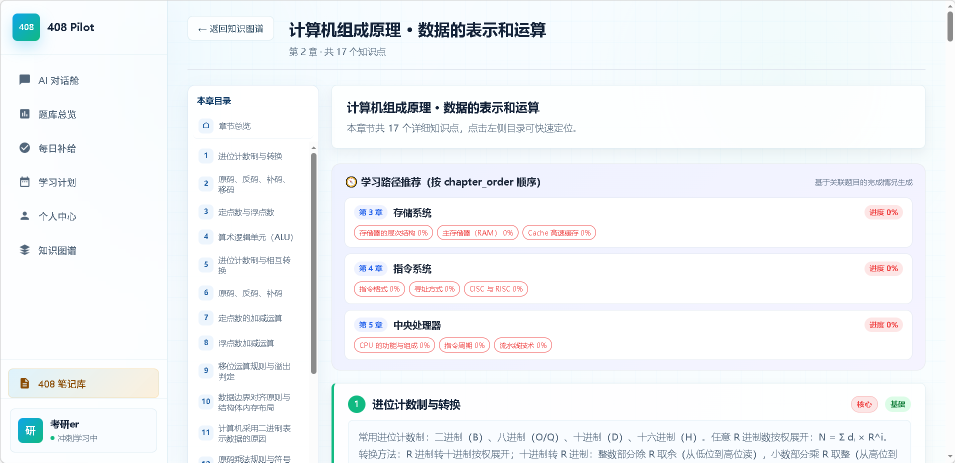
#> input picture tupian/20e47d771e46054dc8669ce1d9b21a6.png, 1910 x 925 px (shown at 1/2 size)
$ python -i process_one.py   (imports and definitions only)
#> lines starting #> are read from the running program, lines starting #| are printed output that depends on the picture; after the words box and inside, x2 and y2 are one past the last pixel; in counts of white or black regions, pixels touching at a corner belong together
#> further down, picture is the input picture: shape (925, 1910, 3); mean B, G, R 247.8, 245.2, 242.4
# -*- coding: utf-8 -*-
"""处理单个 PDF"""
import sys
import os
import fitz
import cv2
import numpy as np


def remove_watermarks_from_image(bgr):
    out = bgr.copy()
    h, w = out.shape[:2]
    # 紫色角标 - 颜色 BGR(231,213,225) 浅紫
    # 在四个角都检测
    lower_bgr = np.array([215, 195, 210])
    upper_bgr = np.array([245, 230, 245])
    badge_mask = cv2.inRange(out, lower_bgr, upper_bgr)
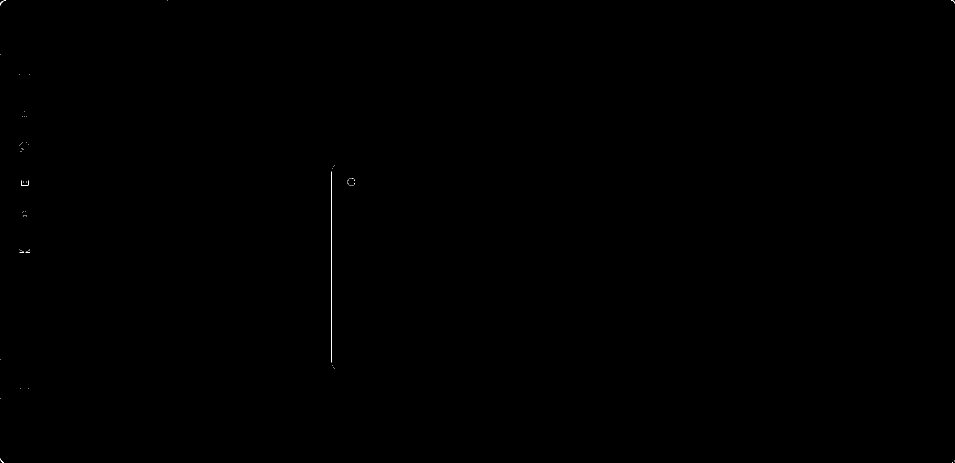
#> badge_mask: shape (925, 1910) (shown at 1/2 size); 0.03% white in thin lines or dots

    # 检查所有四个角
    for corner_name, (y_slice, x_slice) in [
        ('TL', (slice(0, int(h*0.10)), slice(0, int(w*0.22)))),
        ('TR', (slice(0, int(h*0.10)), slice(int(w*0.78), w))),
        ('BL', (slice(int(h*0.90), h), slice(0, int(w*0.22)))),
        ('BR', (slice(int(h*0.90), h), slice(int(w*0.78), w))),
    ]:
        region_mask = np.zeros_like(badge_mask)
        region_mask[y_slice, x_slice] = 255
        local = cv2.bitwise_and(badge_mask, region_mask)
        n, labels, stats, _ = cv2.connectedComponentsWithStats(local, connectivity=8)
        if n > 1:
            # 找最大连通区域
            best_i = max(range(1, n), key=lambda i: stats[i, cv2.CC_STAT_AREA])
            area = stats[best_i, cv2.CC_STAT_AREA]
            if area > 500:  # 至少要有一定大小
                # 扩展区域以覆盖黑色文字
                x, y, ww, hh = stats[best_i, :4]
                pad = 8
                x0 = max(0, x - pad)
                y0 = max(0, y - pad)
                x1 = min(w, x + ww + pad)
                y1 = min(h, y + hh + pad)
                out[y0:y1, x0:x1] = (255, 255, 255)
#> this loop made 4 passes
#> (n, best_i, area) on pass 1: (4, 1, 21)
#> pass 1, in remove_watermarks_from_image, `local = cv2.bitwise_and(badge_mask, region_mask)`:
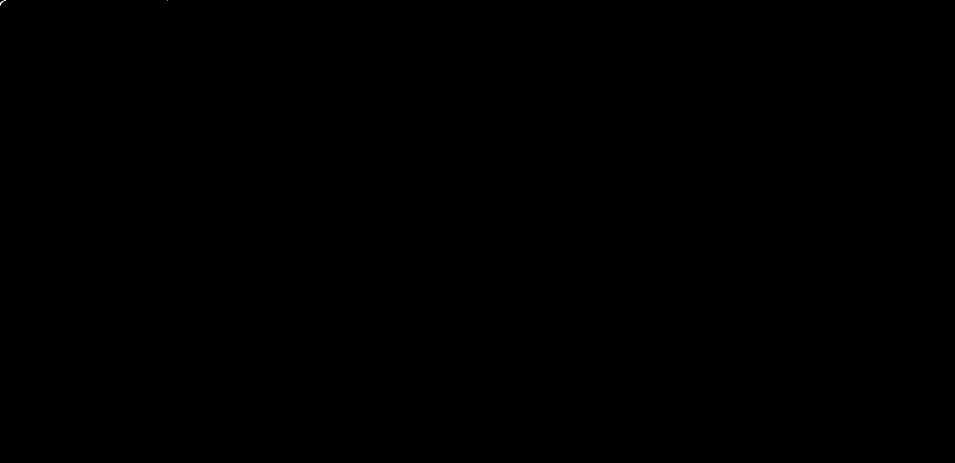
#> local: shape (925, 1910) (shown at 1/2 size); 0% white in thin lines or dots, all inside (x1, y1, x2, y2) = (0, 0, 335, 11)
#> after the loop:
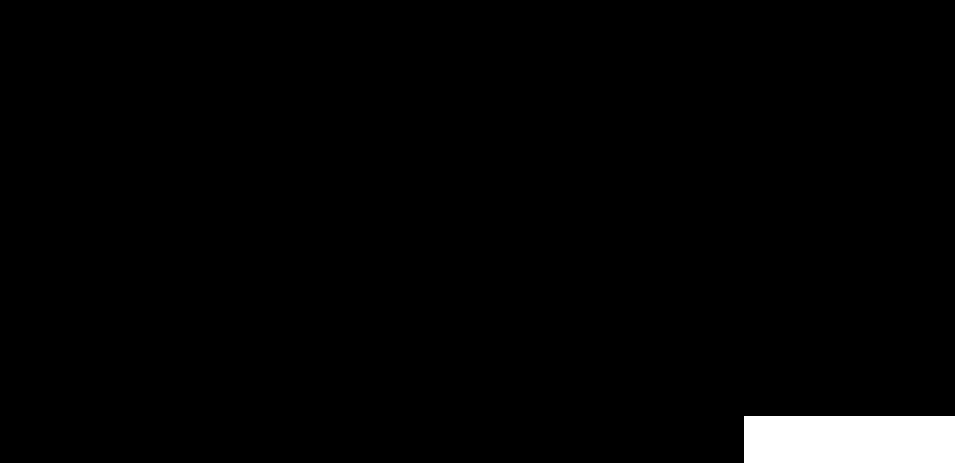
#> region_mask: shape (925, 1910) (shown at 1/2 size); 2.2% white; 1 white region, box (x1, y1, x2, y2) and area: (1489, 832, 1910, 925) 39153

    # 背景水印 - 浅灰度 (200-254) + 低色差
    b, g, r = cv2.split(out.astype(np.int16))
    color_diff = (np.maximum(np.maximum(r, g), b) - np.minimum(np.minimum(r, g), b))
    gray = cv2.cvtColor(out, cv2.COLOR_BGR2GRAY)
    # 直接定位水印像素 (不连接 - 避免形态学闭运算覆盖文字)
    # 1) 浅灰色水印 (218-254, cd<=8)
    wm_mask_gray = ((gray >= 218) & (gray <= 254) & (color_diff <= 8))
#> wm_mask_gray: shape (925, 1910) bool; 42.7% white; 5210 white regions (4698 under 20 px), largest, box (x1, y1, x2, y2) and area: (1, 110, 334, 719) 197531, (664, 171, 1850, 296) 140551, (697, 841, 1821, 925) 84914
    # 2) 蓝/紫色调水印 (B-R>=5, gray 80-230) - 排除纯黑文字
    wm_mask_blue = ((b - r >= 5) & (gray >= 80) & (gray <= 230))
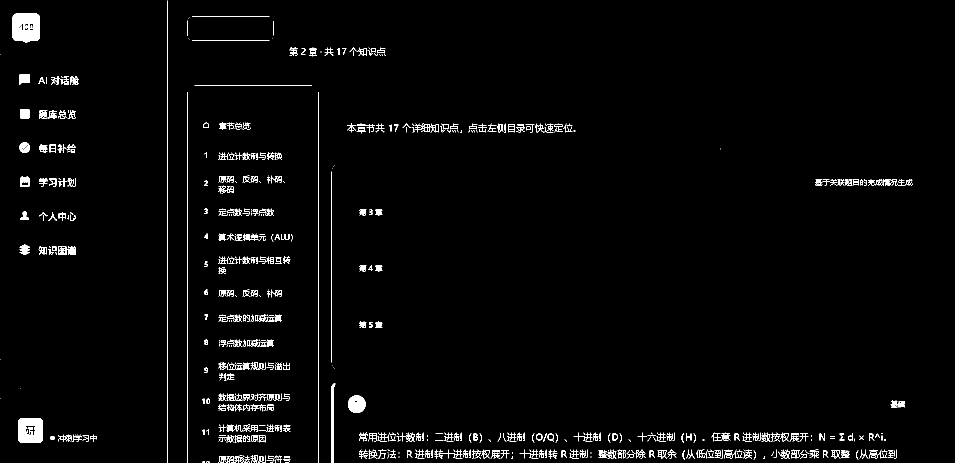
#> wm_mask_blue: shape (925, 1910) bool (shown at 1/2 size); 2.1% white; 727 white regions (312 under 20 px), largest, box (x1, y1, x2, y2) and area: (25, 27, 80, 85) 2757, (36, 836, 86, 886) 2220, (696, 791, 731, 826) 963
    wm_mask = wm_mask_gray | wm_mask_blue
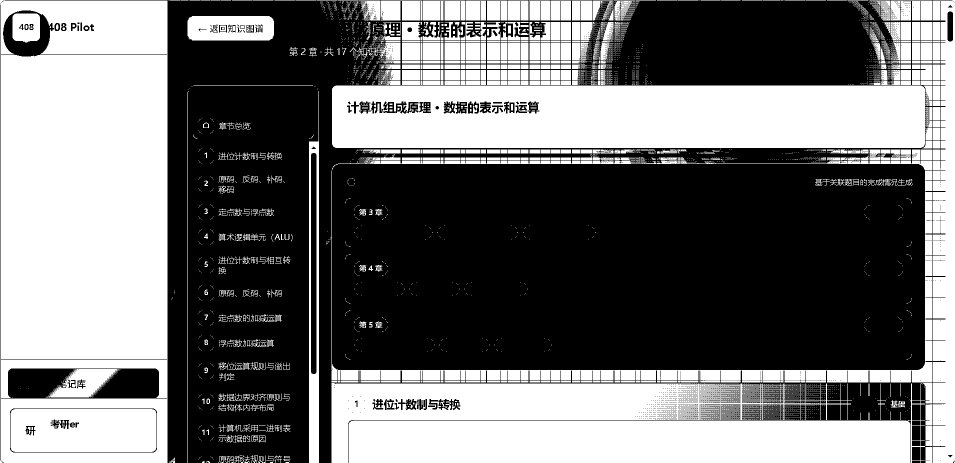
#> wm_mask: shape (925, 1910) bool (shown at 1/2 size); 44.7% white; 5353 white regions (4731 under 20 px), largest, box (x1, y1, x2, y2) and area: (0, 0, 335, 925) 256157, (664, 171, 1850, 296) 142957, (697, 841, 1821, 925) 94371

    # 找连通区域 (基于原始 mask，不做形态学)
    wm_mask_u8 = (wm_mask.astype(np.uint8)) * 255
    n, labels, stats, _ = cv2.connectedComponentsWithStats(wm_mask_u8, connectivity=8)
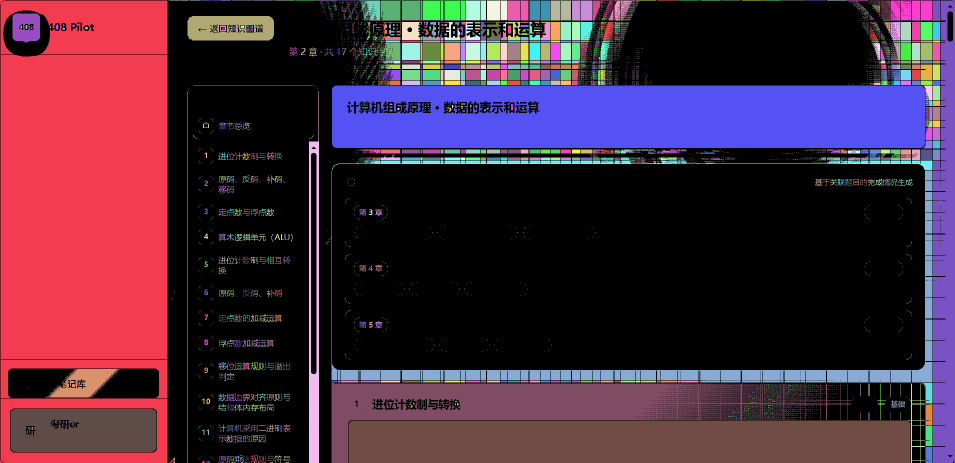
#> labels: shape (925, 1910) int32 (shown at 1/2 size); 5354 distinct labels, from 0 to 5353; one colour per label, 0 black
#> n = 5354
    if n > 1:
        for i in range(1, n):
            x, y, ww, hh, area = stats[i]
            if area < 300:  # 跳过太小的噪点
                continue
            # 检查是否在页面中间区域 (避免删除页眉页脚背景)
            cx = x + ww/2
            cy = y + hh/2
            if not (w*0.05 < cx < w*0.95 and h*0.10 < cy < h*0.90):
                continue
            # 移除此区域
            final_mask = (labels == i)
            out[final_mask] = (255, 255, 255)
#> this loop made 5353 passes
#> (x, y, ww, hh, area) on passes 3, 5, 8: (339, 1, 21, 1, 21), (379, 1, 21, 1, 21), (441, 1, 21, 1, 21)
#> pass 1, in remove_watermarks_from_image, `final_mask = (labels == i)`:
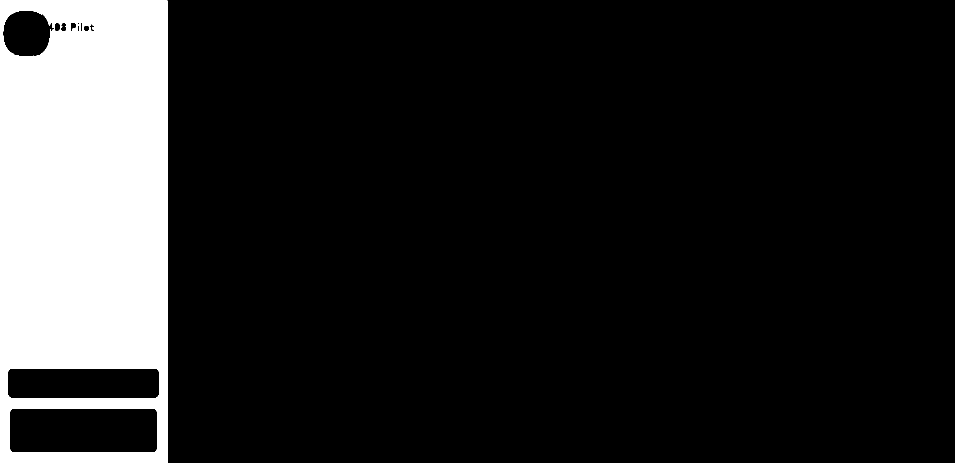
#> final_mask: shape (925, 1910) bool (shown at 1/2 size); 14.5% white; 1 white region, box (x1, y1, x2, y2) and area: (0, 0, 335, 925) 256157
    return out


# [101 lines left out: functions redact_text, process_pdf, not called in this run]


# [27 lines not run here, left out]

>>> import cv2
>>> picture = cv2.imread('tupian/20e47d771e46054dc8669ce1d9b21a6.png')
>>> result = remove_watermarks_from_image(picture)

$ run again, on tupian/26677f333c01a0b5fe833ce975a18cd.png
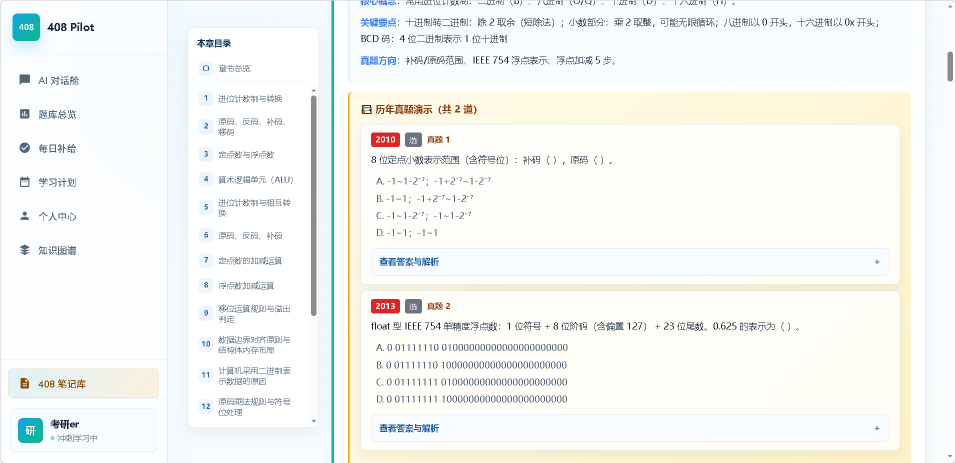
#> input picture tupian/26677f333c01a0b5fe833ce975a18cd.png, 1910 x 925 px (shown at 1/2 size)
#> picture is the input picture: shape (925, 1910, 3); mean B, G, R 243.7, 246.3, 244.9
#> badge_mask: shape (925, 1910); 0.01% white in thin lines or dots
#> the loop in remove_watermarks_from_image, `for corner_name, (y_slice, x_slice) in [ ('TL', (slice(0, int(h*0.10))..` made 4 passes
#> (n, best_i, area) on pass 1: (4, 1, 21)
#> wm_mask_gray: shape (925, 1910) bool; 67.2% white; 2173 black regions (1672 under 20 px), largest, box (x1, y1, x2, y2) and area: (0, 0, 1904, 925) 320569, (696, 183, 1822, 925) 208444, (622, 191, 633, 632) 4831
#> wm_mask_blue: shape (925, 1910) bool; 2.5% white; 701 white regions (295 under 20 px), largest, box (x1, y1, x2, y2) and area: (663, 1, 668, 925) 4620, (25, 27, 80, 85) 2757, (36, 836, 86, 886) 2220
#> wm_mask: shape (925, 1910) bool; 69.7% white; 2073 black regions (1775 under 20 px), largest, box (x1, y1, x2, y2) and area: (9, 0, 1904, 925) 278401, (696, 183, 1822, 925) 204104, (2, 737, 334, 797) 13265
#> in remove_watermarks_from_image, `n, labels, stats, _ = cv2.connectedComponentsWithStats(wm_mask_u8, con..`:
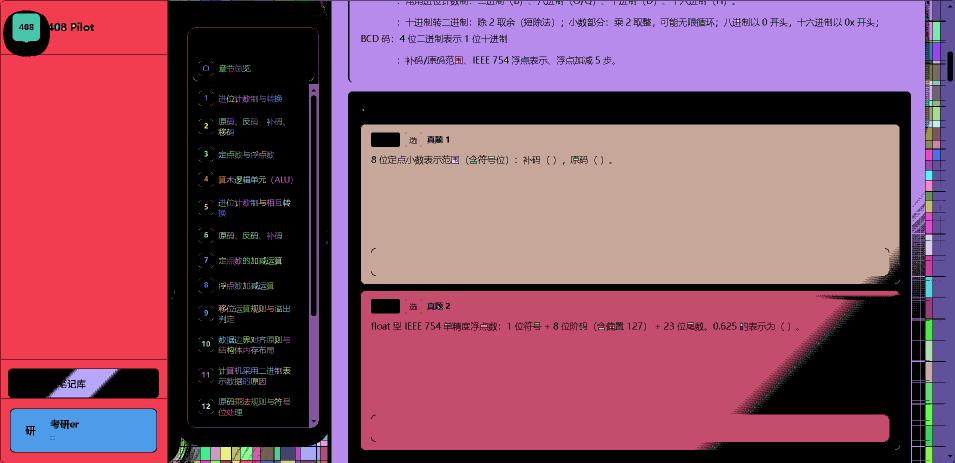
#> labels: shape (925, 1910) int32 (shown at 1/2 size); 2067 distinct labels, from 0 to 2066; one colour per label, 0 black
#> in remove_watermarks_from_image, `n, labels, stats, _ = cv2.connectedComponentsWithStats(wm_mask_u8, con..`: n = 2067; stats = 2067 rows, first 6: [0, 0, 1910, 925, 535361], [0, 0, 335, 925, 256157], [337, 1, 1, 1, 1], [339, 1, 21, 1, 21], [361, 1, 16, 1, 16], [379, 1, 21, 1, 21]
#> the loop in remove_watermarks_from_image, `for i in range(1, n):` made 2066 passes
#> (x, y, ww, hh, area) on passes 3, 5, 8: (339, 1, 21, 1, 21), (379, 1, 21, 1, 21), (441, 1, 21, 1, 21)
#> after the loop in remove_watermarks_from_image, `for i in range(1, n):`:
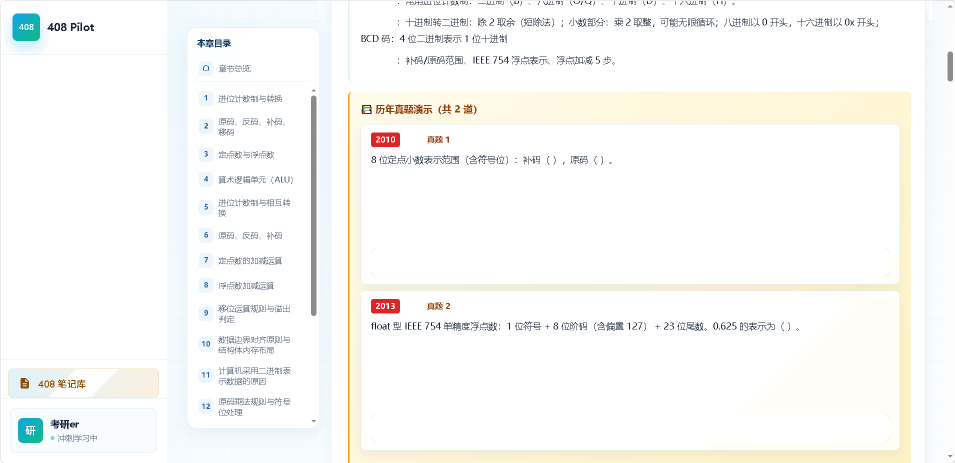
#> out: shape (925, 1910, 3) (shown at 1/2 size); mean B, G, R 247.2, 249.4, 249.2
